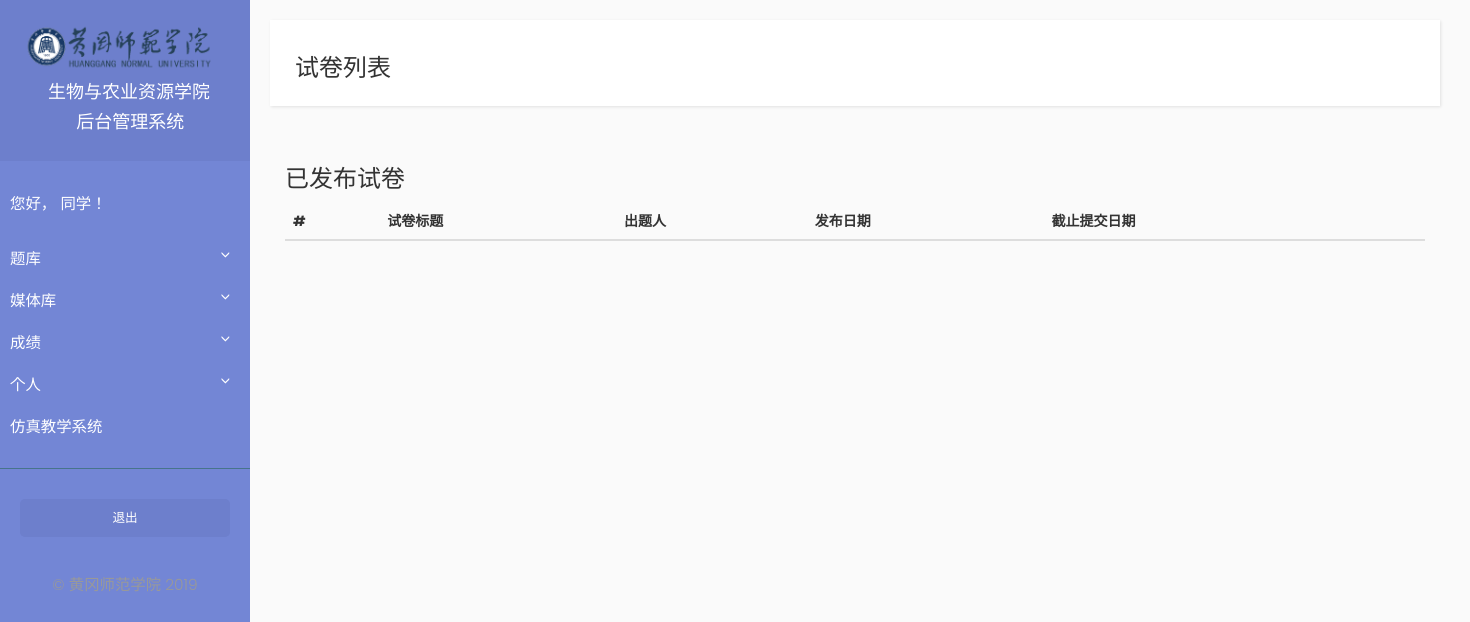
/student/paper_list/1 (signed in), run on an earlier commit of the app's database.
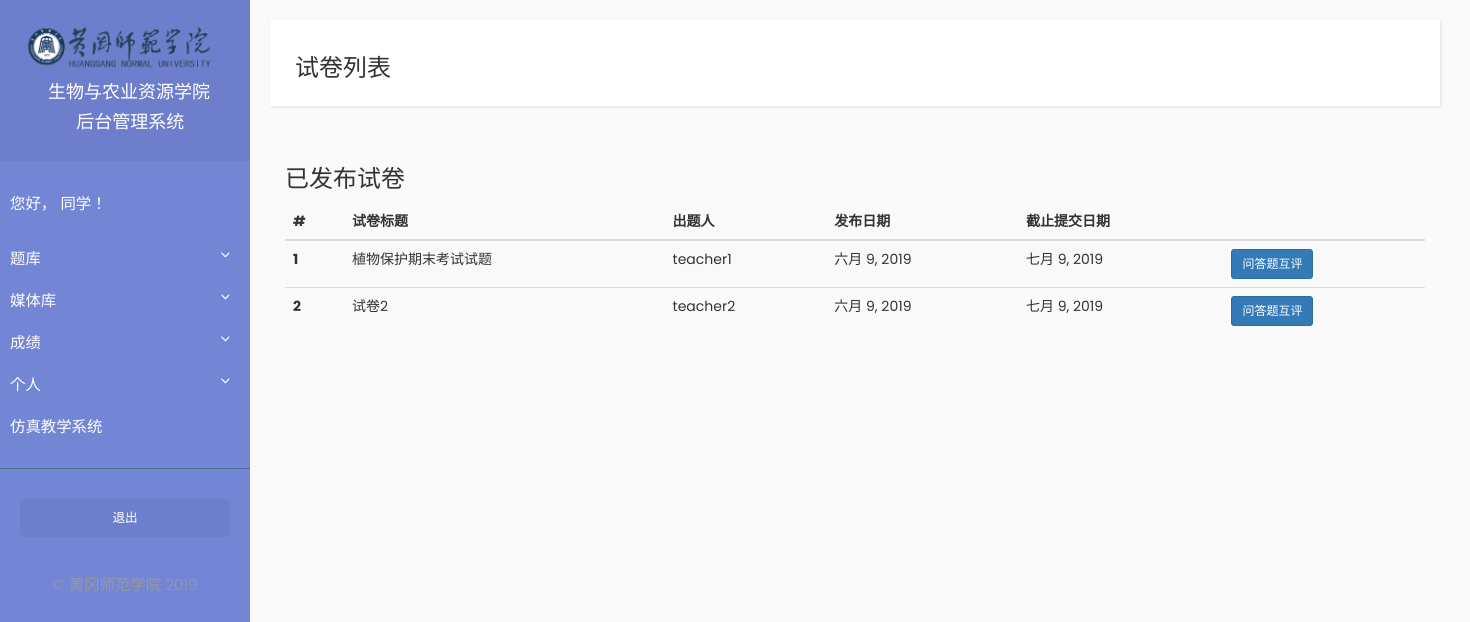
And on a later commit of the database.
### Examination/models.py (models this page shows, shortened)
class Paper(models.Model):
    title = models.CharField(max_length=1000)
    description = models.TextField()
    multiple_choice_question_total_score = models.FloatField(default=0)
    essay_question_total_score = models.FloatField(default=0)
    publish_date = models.DateField(auto_now=True)
    expire_date = models.DateField(default=date.today() + timedelta(days=30))  # default expire date is 30 days from now on
    is_published = models.BooleanField(default=False)
    paper_maker = models.ForeignKey(Teacher, on_delete=models.CASCADE, null=True)
    class Meta:
        db_table = 'paper'
        verbose_name = '试卷'
        verbose_name_plural = '试卷'

### Teacher/models.py (models this page shows, shortened)
class Teacher(models.Model):
    user = models.OneToOneField(User, on_delete=models.CASCADE)
    name = models.CharField(max_length=10)
    phone = models.CharField(max_length=20)
    class Meta:
        db_table = 'teacher'
        verbose_name = '教师'
        verbose_name_plural = '教师'

### Student/views.py (the view)
# urls.py: path("paper_list", views.paper_list, name="paper_list"),
@login_required
def paper_list(request, showEssayComment):
    papers = Paper.objects.filter(is_published__exact=True)
    context = {'papers' : papers,
               'showEssayComment' : showEssayComment}
    return render(request, 'student/paper_list.html', context=context)

### Student/templates/student/paper_list.html (shortened to what this page needs)
{% extends "student/base.html" %}
{% block title_block %}
<h3>试卷列表</h3>
{% endblock %}
{% block navbar_block %}
 <div class="collapse navbar-collapse" id="bs-example-navbar-collapse-1">
</div>
{% endblock %}
{% block content_block%}
<div class="container">
    <h3>已发布试卷</h3>
    <table class="table table-striped">
        <thead>
            <tr>
                <th scope="col">#</th>
                <th scope="col">试卷标题</th>
                <th scope="col">出题人</th>
                <th scope="col">发布日期</th>
                <th scope="col">截止提交日期</th>
                <th scope="col"></th>
            </tr>
        </thead>
        <tbody>
            {% for paper in papers %}
            <tr>
                <th scope="row">{{ forloop.counter }}</th>
                <td>{{ paper.title }}</td>
                <td>{{ paper.paper_maker.name }}</td>
                <td>{{ paper.publish_date|date }}</td>
                <td>{{ paper.expire_date|date }}</td>
                {% if showEssayComment == 0 %}
                <td><a href="{% url 'student:paper_info' paper.pk %}" class="btn btn-primary btn-sm">详情</a></td>
                {% else %}
                    {% if paper.essay_question_set.all|length != 0%}
                        <td><a href="{% url 'student:essay_comment_pick' paper.pk %}" class="btn btn-primary btn-sm">问答题互评</a></td>
                    {% else %}
                        <td><a href="">该试卷无问答题</a></td>
                    {% endif %}
                {% endif %}
            </tr>
            {% endfor %}
        </tbody>
    </table>
</div>
{% endblock %}

What changed in the data, as far as the page shows it:
added Paper: title "植物保护期末考试试题", paper_maker.name "teacher1", publish_date "六月 9, 2019", expire_date "七月 9, 2019", shows "问答题互评"
added Paper: title "试卷2", paper_maker.name "teacher2", publish_date "六月 9, 2019", expire_date "七月 9, 2019", shows "问答题互评"
